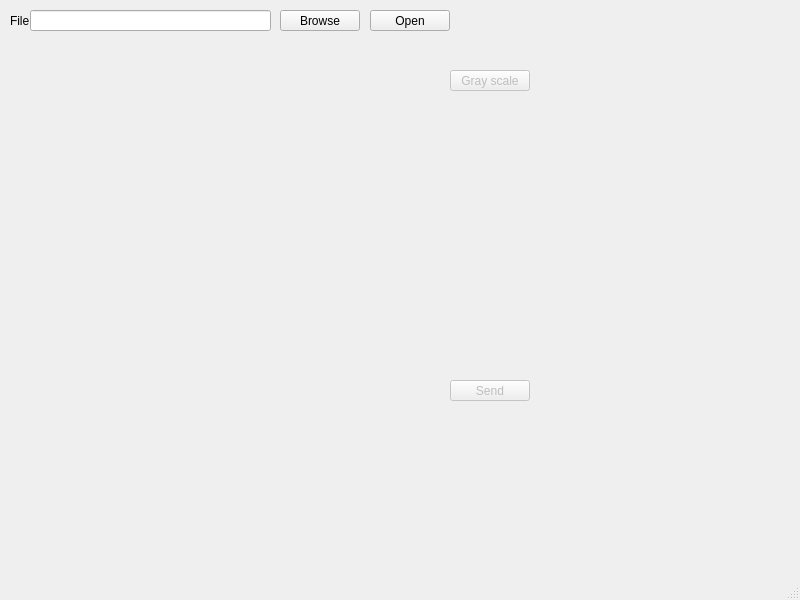
<?xml version="1.0" encoding="UTF-8"?>
<ui version="4.0">
 <class>BmpSend</class>
 <widget class="QMainWindow" name="BmpSend">
  <property name="geometry">
   <rect>
    <x>0</x>
    <y>0</y>
    <width>800</width>
    <height>600</height>
   </rect>
  </property>
  <property name="windowTitle">
   <string>BmpSend</string>
  </property>
  <widget class="QWidget" name="centralwidget">
   <widget class="QLabel" name="lbl_file">
    <property name="geometry">
     <rect>
      <x>10</x>
      <y>10</y>
      <width>61</width>
      <height>21</height>
     </rect>
    </property>
    <property name="text">
     <string>File</string>
    </property>
   </widget>
   <widget class="QPushButton" name="btn_browse">
    <property name="geometry">
     <rect>
      <x>280</x>
      <y>10</y>
      <width>80</width>
      <height>21</height>
     </rect>
    </property>
    <property name="text">
     <string>Browse</string>
    </property>
   </widget>
   <widget class="QPushButton" name="btn_open">
    <property name="geometry">
     <rect>
      <x>370</x>
      <y>10</y>
      <width>80</width>
      <height>21</height>
     </rect>
    </property>
    <property name="text">
     <string>Open</string>
    </property>
   </widget>
   <widget class="QLabel" name="lbl_image">
    <property name="geometry">
     <rect>
      <x>10</x>
      <y>70</y>
      <width>431</width>
      <height>361</height>
     </rect>
    </property>
    <property name="text">
     <string/>
    </property>
   </widget>
   <widget class="QLineEdit" name="line_filepath">
    <property name="geometry">
     <rect>
      <x>30</x>
      <y>10</y>
      <width>241</width>
      <height>21</height>
     </rect>
    </property>
    <property name="text">
     <string/>
    </property>
   </widget>
   <widget class="QPushButton" name="btn_grayscale">
    <property name="enabled">
     <bool>false</bool>
    </property>
    <property name="geometry">
     <rect>
      <x>450</x>
      <y>70</y>
      <width>80</width>
      <height>21</height>
     </rect>
    </property>
    <property name="text">
     <string>Gray scale</string>
    </property>
    <property name="checkable">
     <bool>false</bool>
    </property>
    <property name="default">
     <bool>false</bool>
    </property>
    <property name="flat">
     <bool>false</bool>
    </property>
   </widget>
   <widget class="QLabel" name="lbl_error">
    <property name="geometry">
     <rect>
      <x>10</x>
      <y>490</y>
      <width>751</width>
      <height>16</height>
     </rect>
    </property>
    <property name="text">
     <string/>
    </property>
   </widget>
   <widget class="QLabel" name="lbl_currfile">
    <property name="geometry">
     <rect>
      <x>10</x>
      <y>40</y>
      <width>761</width>
      <height>16</height>
     </rect>
    </property>
    <property name="text">
     <string/>
    </property>
   </widget>
   <widget class="QPushButton" name="btn_send">
    <property name="enabled">
     <bool>false</bool>
    </property>
    <property name="geometry">
     <rect>
      <x>450</x>
      <y>380</y>
      <width>80</width>
      <height>21</height>
     </rect>
    </property>
    <property name="text">
     <string>Send</string>
    </property>
   </widget>
  </widget>
  <widget class="QMenuBar" name="menubar">
   <property name="geometry">
    <rect>
     <x>0</x>
     <y>0</y>
     <width>800</width>
     <height>20</height>
    </rect>
   </property>
  </widget>
  <widget class="QStatusBar" name="statusbar"/>
 </widget>
 <resources/>
 <connections/>
</ui>
